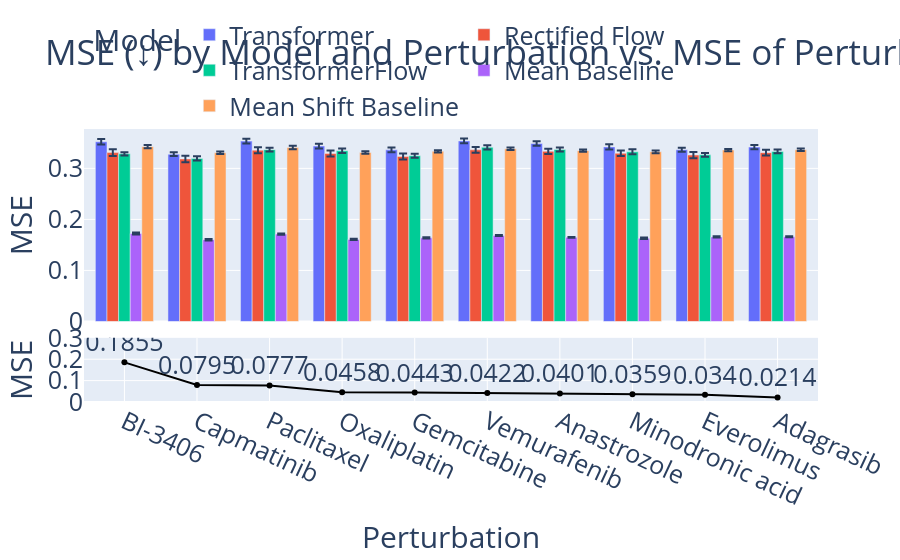

The code cell stored with this chart in its notebook:
### Code cell
from plotly.subplots import make_subplots
import plotly.graph_objects as go

model_scores = {
    "Transformer": transformer_mse_by_pert,
    "Rectified Flow": rf_mse_by_pert,
    "TransformerFlow": tf_mse_by_pert,
    "Mean Baseline": mean_baseline_mse_by_pert,
    "Mean Shift Baseline": mean_shift_baseline_mse_by_pert,
}

colors = px.colors.qualitative.Plotly
# degs = pd.Series([num_degs[p] for p in perturbations], index=perturbations)
mse = pd.Series([np.round(mse_loss_by_pert[p], 4).item() for p in perturbations], index=perturbations)


fig = make_subplots(rows=2, cols=1, shared_xaxes=True, vertical_spacing=0.06, row_heights=[0.75, 0.25]) # 72 28

# Top: Energy bars per model
for color, (model, scores) in zip(colors, model_scores.items()):
    means = pd.Series(scores.mean(axis=0), index=perturbations)
    rho = means.corr(degs, method="spearman")
    # fig.add_trace(go.Bar(x=perturbations, y=means, error_y=dict(type="data", array=scores.std(axis=0), visible=True),
    #                      name=f"{model} (ρ = {rho:.2f})", marker_color=color), row=1, col=1)
    print(f"{model}: Spearman ρ = {rho:.2f}")

    fig.add_trace(go.Bar(x=perturbations, y=means, error_y=dict(type="data", array=scores.std(axis=0), visible=True),
                         name=f"{model}", marker_color=color), row=1, col=1)

    # Set y-axis to log scale for mse
    # fig.update_yaxes(type="log", row=1, col=1, tickvals=[0, 0.01, 0.1, 0.5], ticktext=['0', '0.01', '0.1', '0.5']) #tickvals=[0.01, 0.05, 0.1, 0.5, 1, 5], ticktext=['0.01', '0.05', '0.1', '0.5', '1', '5'])
             

# Bottom: perturbation magnitude 
fig.add_trace(go.Scatter(x=perturbations, y=mse, mode="lines+markers+text", text=mse, textposition="top center",
                         line=dict(color="black"), name="MSE", showlegend=False), row=2, col=1)

# fig.update_layout(barmode="group", title="DE-F1 Score mean (↑) by Model and Perturbation vs. Number of DEGs",
#                   legend_title_text="Model (Spearman ρ with # DEGs)", font=dict(size=12))

fig.update_layout(barmode="group", title="MSE (↓) by Model and Perturbation vs. MSE of Perturbation",
                  legend_title_text="Model", font=dict(size=25))

# fig.update_layout(legend=dict(
#     yanchor="top",
#     y=0.99,
#     xanchor="left",
#     x=0.01
# ))

fig.update_layout(legend=dict(
    orientation="h",
    yanchor="bottom",
    y=1.0,
    xanchor="left",
    x=0.01
))

fig.update_yaxes(title_text="MSE", row=1, col=1)
fig.update_yaxes(title_text="MSE", range=[0, 0.3], row=2, col=1) # * degs.max() * 1.5
fig.update_xaxes(title_text="Perturbation", row=2, col=1)

# Tilt x-axis labels for better readability
fig.update_xaxes(tickangle=25, row=2, col=1)

# Save the figure as a PNG file
fig.write_image("thesis_plots/results/seen/mse_by_model_and_perturbation.png", scale=5, width=1400, height=1000)

fig.show()

### Figure 1 — Plotly figure (JSON) as saved in the notebook; plotly's stock layout.template omitted (floating-point values rounded to 4 significant figures)
{"data": [{"error_y": {"array": [0.005254, 0.003761, 0.004761, 0.004724, 0.004646, 0.004515, 0.004229, 0.005131, 0.004024, 0.004211], "type": "data", "visible": true}, "marker": {"color": "#636EFA"}, "name": "Transformer", "type": "bar", "x": ["BI-3406", "Capmatinib", "Paclitaxel", "Oxaliplatin", "Gemcitabine", "Vemurafenib", "Anastrozole", "Minodronic acid", "Everolimus", "Adagrasib"], "xaxis": "x", "y": [0.3521, 0.3277, 0.3534, 0.3437, 0.3363, 0.3538, 0.3487, 0.3421, 0.3364, 0.3417], "yaxis": "y"}, {"error_y": {"array": [0.006675, 0.006511, 0.005903, 0.005853, 0.005906, 0.00568, 0.00505, 0.005238, 0.006206, 0.005545], "type": "data", "visible": true}, "marker": {"color": "#EF553B"}, "name": "Rectified Flow", "type": "bar", "x": ["BI-3406", "Capmatinib", "Paclitaxel", "Oxaliplatin", "Gemcitabine", "Vemurafenib", "Anastrozole", "Minodronic acid", "Everolimus", "Adagrasib"], "xaxis": "x", "y": [0.3309, 0.3184, 0.3356, 0.3291, 0.3234, 0.3363, 0.3334, 0.3296, 0.3261, 0.3308], "yaxis": "y"}, {"error_y": {"array": [0.003132, 0.004193, 0.00378, 0.004266, 0.003956, 0.004101, 0.003742, 0.004921, 0.003778, 0.003833], "type": "data", "visible": true}, "marker": {"color": "#00CC96"}, "name": "TransformerFlow", "type": "bar", "x": ["BI-3406", "Capmatinib", "Paclitaxel", "Oxaliplatin", "Gemcitabine", "Vemurafenib", "Anastrozole", "Minodronic acid", "Everolimus", "Adagrasib"], "xaxis": "x", "y": [0.3285, 0.3195, 0.3367, 0.3346, 0.3247, 0.3413, 0.337, 0.3325, 0.3265, 0.3332], "yaxis": "y"}, {"error_y": {"array": [0.00183, 0.001467, 0.001158, 0.001157, 0.001196, 0.001057, 0.0008086, 0.001271, 0.00118, 0.001096], "type": "data", "visible": true}, "marker": {"color": "#AB63FA"}, "name": "Mean Baseline", "type": "bar", "x": ["BI-3406", "Capmatinib", "Paclitaxel", "Oxaliplatin", "Gemcitabine", "Vemurafenib", "Anastrozole", "Minodronic acid", "Everolimus", "Adagrasib"], "xaxis": "x", "y": [0.1724, 0.1603, 0.1712, 0.1607, 0.1638, 0.1684, 0.1649, 0.1631, 0.1657, 0.1659], "yaxis": "y"}, {"error_y": {"array": [0.003041, 0.002535, 0.003566, 0.002468, 0.00223, 0.002415, 0.002156, 0.002686, 0.00206, 0.002522], "type": "data", "visible": true}, "marker": {"color": "#FFA15A"}, "name": "Mean Shift Baseline", "type": "bar", "x": ["BI-3406", "Capmatinib", "Paclitaxel", "Oxaliplatin", "Gemcitabine", "Vemurafenib", "Anastrozole", "Minodronic acid", "Everolimus", "Adagrasib"], "xaxis": "x", "y": [0.3426, 0.3306, 0.3409, 0.3311, 0.3334, 0.3384, 0.3347, 0.3325, 0.3358, 0.3365], "yaxis": "y"}, {"line": {"color": "black"}, "mode": "lines+markers+text", "name": "MSE", "showlegend": false, "text": [0.1855, 0.0795, 0.0777, 0.0458, 0.0443, 0.0422, 0.0401, 0.0359, 0.034, 0.0214], "textposition": "top center", "type": "scatter", "x": ["BI-3406", "Capmatinib", "Paclitaxel", "Oxaliplatin", "Gemcitabine", "Vemurafenib", "Anastrozole", "Minodronic acid", "Everolimus", "Adagrasib"], "xaxis": "x2", "y": [0.1855, 0.0795, 0.0777, 0.0458, 0.0443, 0.0422, 0.0401, 0.0359, 0.034, 0.0214], "yaxis": "y2"}], "layout": {"barmode": "group", "font": {"size": 25}, "legend": {"orientation": "h", "title": {"text": "Model"}, "x": 0.01, "xanchor": "left", "y": 1, "yanchor": "bottom"}, "title": {"text": "MSE (↓) by Model and Perturbation vs. MSE of Perturbation"}, "xaxis": {"anchor": "y", "domain": [0, 1], "matches": "x2", "showticklabels": false}, "xaxis2": {"anchor": "y2", "domain": [0, 1], "tickangle": 25, "title": {"text": "Perturbation"}}, "yaxis": {"anchor": "x", "domain": [0.295, 1], "title": {"text": "MSE"}}, "yaxis2": {"anchor": "x2", "domain": [0, 0.235], "range": [0, 0.3], "title": {"text": "MSE"}}}}
